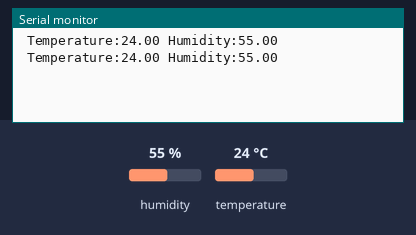
Simulated run of this sketch. Board: ESP32. On the bench: the last lines printed to the serial monitor. The test bench sets the inputs (shaded band); at power-on: humidity 55 %, temperature 24 °C.

Above: at 2.8 s.
2.9 s: humidity set to 22 %
At 4.7 s:
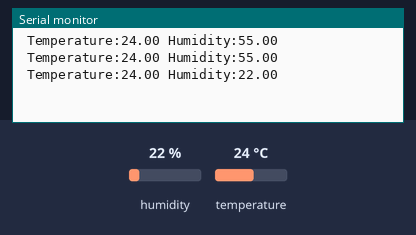
5.6 s: temperature set to 12 °C
At 6.6 s:
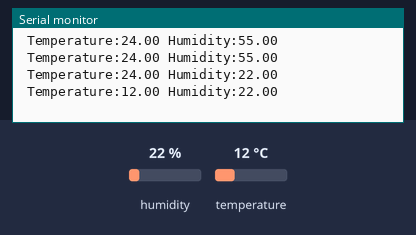
8.3 s: humidity set to 40 %
At 10.4 s:
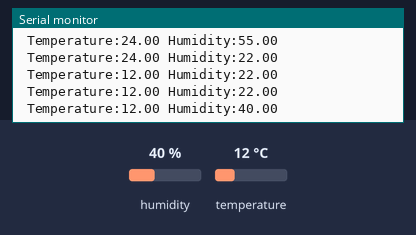
Timing chart, 0 to 11.9 s (numbered marks = the images above; inputs shaded):
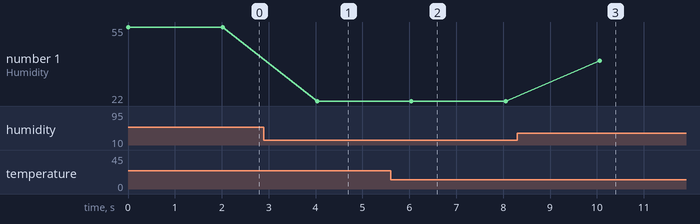

The sketch:

Sketch_24.1_Temperature_and_Humidity_Sensor.ino
```cpp
/**********************************************************************
  Filename    : Temperature and Humidity Sensor
  Description : Use DHT11 to measure temperature and humidity.Print the result to the serial port.
  Auther      : www.freenove.com
  Modification: 2020/07/11
**********************************************************************/
#include "DHTesp.h"

DHTesp dht;     //Define the DHT object
int dhtPin = 13;//Define the dht pin

void setup() {
  dht.setup(dhtPin, DHTesp::DHT11);//Initialize the dht pin and dht object
  Serial.begin(115200);              //Set the baud rate as 115200
}

void loop() {
  flag:TempAndHumidity newValues = dht.getTempAndHumidity();//Get the Temperature and humidity
  if (dht.getStatus() != 0) {//Judge if the correct value is read
    goto flag;               //If there is an error, go back to the flag and re-read the data
  }
  Serial.println(" Temperature:" + String(newValues.temperature) +
  " Humidity:" + String(newValues.humidity));
  delay(2000);
}
```

Measured:
- after the input at 2.9 s, the serial monitor: prints a new line after 1.1 s (image 1)
- after the input at 5.6 s, the serial monitor: prints a new line after 0.44 s (image 2)
- after the input at 8.3 s, the serial monitor: prints a new line after 1.8 s (image 3)
- plotted number 1: 55 → 22 after the input at 2.9 s, 22 → 40 after the input at 8.3 s
